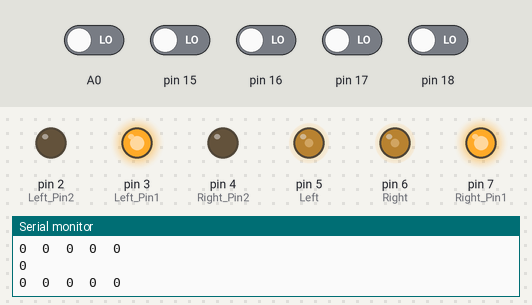
Bench run of a sketch on a simulated Arduino Uno, built with avr-gcc and run on an emulated ATmega328P. On the bench: output pins drawn as LEDs (lit = HIGH), the last lines printed to the serial monitor. The inputs (shaded band) are chosen by the test bench; at power-on: A0, pin 15–18 LOW.

Above: at 1.2 s.
1.3 s: A0 driven HIGH
At 2.3 s:
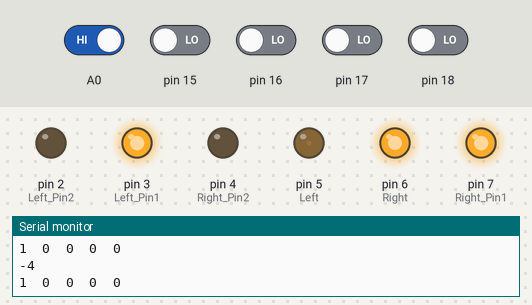
2.8 s: pin 16 driven HIGH
At 3.8 s:
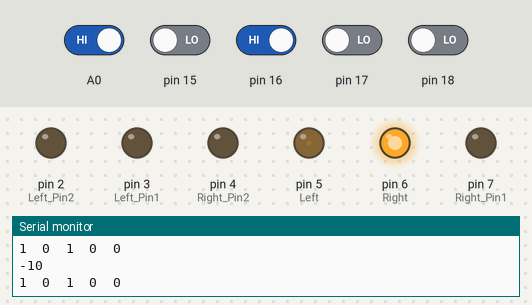
4.3 s: A0 driven LOW
At 5.5 s:
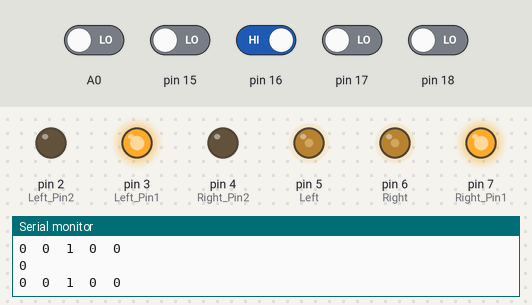
5.8 s: pin 15 driven HIGH
At 6.7 s:
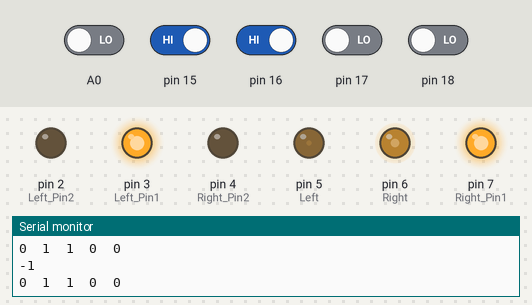
7.3 s: pin 17 driven HIGH
At 8.1 s:
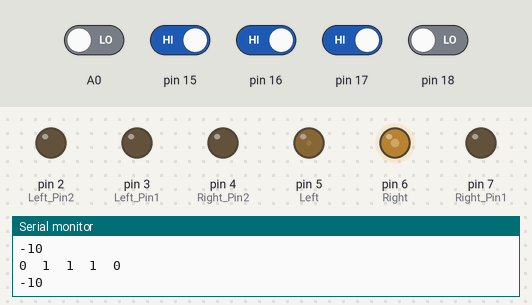
8.8 s: pin 15 driven LOW
At 9.5 s:
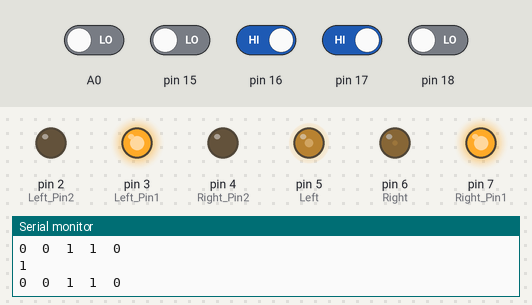
Timing chart, 0 to 11.3 s (numbered marks = the images above; inputs shaded):
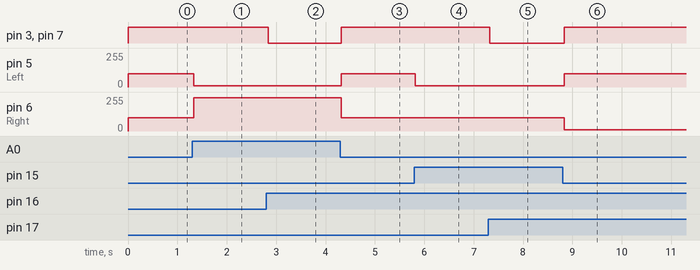

Measured:
- after the input at 1.3 s, pin 5 (Left): 100/255 → 9/255 at once; pin 6 (Right): 100/255 → 250/255 at once
- after the input at 2.8 s, pin 3 (Left_Pin1), pin 7 (Right_Pin1): HIGH → LOW at once
- after the input at 4.3 s, pin 3 (Left_Pin1), pin 7 (Right_Pin1): LOW → HIGH at once; pin 5 (Left): 9/255 → 100/255 at once; pin 6 (Right): 250/255 → 100/255 at once
- after the input at 5.8 s, pin 5 (Left): 100/255 → 11/255 at once
- after the input at 7.3 s, pin 3 (Left_Pin1), pin 7 (Right_Pin1): HIGH → LOW at once
- after the input at 8.8 s, pin 3 (Left_Pin1), pin 7 (Right_Pin1): LOW → HIGH at once; pin 5 (Left): 11/255 → 100/255 at once; pin 6 (Right): 100/255 → 11/255 at once

The sketch:

line_1.ino
```cpp
#include <NewPing.h>
int Left_Pin1 = 3;
int Left_Pin2 = 2;
int Right_Pin1 = 7;
int Right_Pin2 = 4;

int Left = 5;
int Right = 6;

void setup() {
  pinMode(Left_Pin1, OUTPUT);
  pinMode(Left_Pin2, OUTPUT);
  pinMode(Right_Pin1, OUTPUT);
  pinMode(Right_Pin2, OUTPUT);
  Serial.begin(9600);
}


void Front_(int t, int L_spd, int R_spd){
  digitalWrite(Left_Pin1, HIGH);
  digitalWrite(Left_Pin2, LOW);
  digitalWrite(Right_Pin1, HIGH);
  digitalWrite(Right_Pin2, LOW);
  analogWrite(Left, L_spd);
  analogWrite(Right, R_spd);
  delay(t);
  }

void Back_( int t, int spd){ //1,2핀에 서로 신호를 다르게하면 후진
  digitalWrite(Left_Pin1, LOW);
  digitalWrite(Left_Pin2, HIGH);
  digitalWrite(Right_Pin1, LOW);
  digitalWrite(Right_Pin2, HIGH);
  analogWrite(Left, spd);
  analogWrite(Right, spd);
  delay(t);
  }


void Right_( int t, int spd){ //Right 1,2 핀에 다른 신호를 주면 우회전
  digitalWrite(Left_Pin1, HIGH);
  digitalWrite(Left_Pin2, LOW);
  digitalWrite(Right_Pin2, HIGH);
  digitalWrite(Right_Pin1, LOW);
  analogWrite(Left, spd);
  analogWrite(Right, spd);
  delay(t);
  }


void Left_( int t, int spd){ //Left 1,2핀에 다른 신호를 주면 죄회전
  digitalWrite(Left_Pin2, HIGH);
  digitalWrite(Left_Pin1, LOW);
  digitalWrite(Right_Pin1, HIGH);
  digitalWrite(Right_Pin2, LOW);
  analogWrite(Left, spd);
  analogWrite(Right, spd);
  delay(t);
  }

void Stop_(int t){ //Left 1,2핀에 다른 신호를 주면 죄회전
  digitalWrite(Left_Pin1, LOW);
  digitalWrite(Left_Pin2, LOW);
  digitalWrite(Right_Pin1, LOW);
  digitalWrite(Right_Pin2, LOW);
  delay(t);
  }

int line_sensor[5]={0,0,0,0,0};

 int read_line_sensor(){
  int line_index;
  int i;
  int sum=0;
  for(i=0;i<5;i++){
    line_sensor[i]=(digitalRead(A0+i));
    sum += line_sensor[i];
    Serial.print(line_sensor[i]);
    Serial.print("  ");
    }
  Serial.println("");
  if(sum==5) line_index = -10;
  if(sum==1){
    if(line_sensor[0]==1) line_index = -4;
    if(line_sensor[1]==1) line_index = -2;
    if(line_sensor[2]==1) line_index = 0;
    if(line_sensor[3]==1) line_index = 2;
    if(line_sensor[4]==1) line_index = 4;
    }
  if(sum==2){
    if(line_sensor[0]==1 && line_sensor[1]==1) line_index = -3;
    if(line_sensor[1]==1 && line_sensor[2]==1) line_index = -1;
    if(line_sensor[2]==1 && line_sensor[3]==1) line_index = 1;
    if(line_sensor[3]==1 && line_sensor[4]==1) line_index = 3;
    }
  if(sum==0){
    line_index = 0;
    }

  Serial.print(line_index);
  Serial.println("");
  return line_index;
  }


void loop() {
  int index;
  index=read_line_sensor();

  switch(index){
    case -4 : Front_(1,9,250); break;
    case -3 : Front_(1,10,200); break;
    case -2 : Front_(1,11,150); break;
    case -1 : Front_(1,11,100); break;
    case 0 : Front_(1,100,100); break;
    case 1 : Front_(1,100,11); break;
    case 2 : Front_(1,150,11); break;
    case 3 : Front_(1,200,10); break;
    case 4 : Front_(1,250,9); break;
    case -10 : Stop_(1); break;
  }}
```
